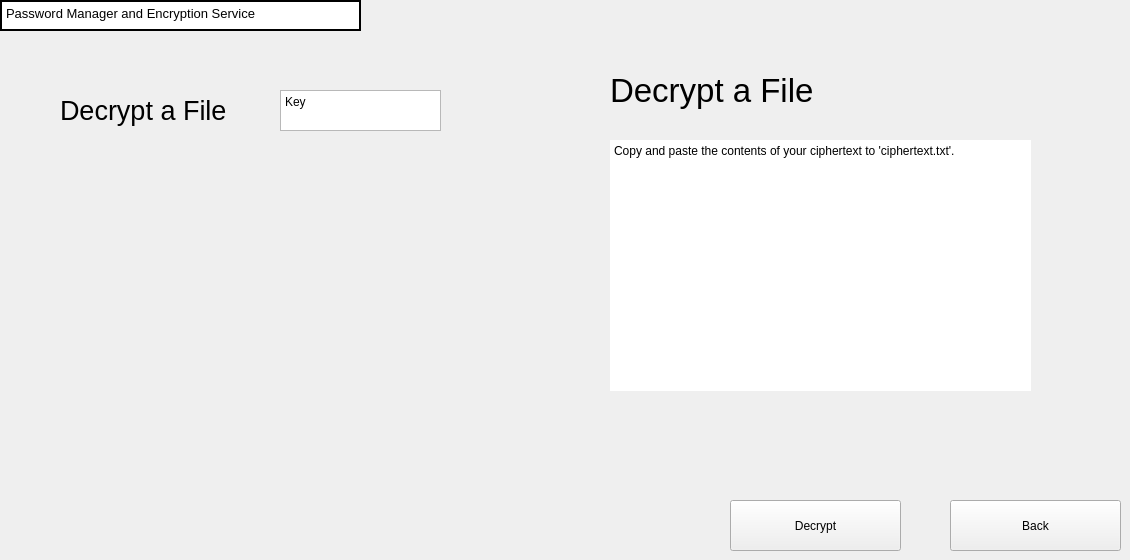
    <widget class="QWidget" name="DecryptFilePage">
     <widget class="QPlainTextEdit" name="DecryptDesc">
      <property name="geometry">
       <rect>
        <x>610</x>
        <y>140</y>
        <width>421</width>
        <height>251</height>
       </rect>
      </property>
      <property name="frameShape">
       <enum>QFrame::NoFrame</enum>
      </property>
      <property name="readOnly">
       <bool>true</bool>
      </property>
      <property name="plainText">
       <string>Copy and paste the contents of your ciphertext to 'ciphertext.txt'.
</string>
      </property>
     </widget>
     <widget class="QPlainTextEdit" name="DecryptKey">
      <property name="geometry">
       <rect>
        <x>280</x>
        <y>90</y>
        <width>161</width>
        <height>41</height>
       </rect>
      </property>
      <property name="plainText">
       <string>Key</string>
      </property>
     </widget>
     <widget class="QPushButton" name="DecryptDecryptBTN">
      <property name="geometry">
       <rect>
        <x>730</x>
        <y>500</y>
        <width>171</width>
        <height>51</height>
       </rect>
      </property>
      <property name="text">
       <string>Decrypt</string>
      </property>
     </widget>
     <widget class="QPushButton" name="DecryptBackBTN">
      <property name="geometry">
       <rect>
        <x>950</x>
        <y>500</y>
        <width>171</width>
        <height>51</height>
       </rect>
      </property>
      <property name="text">
       <string>Back</string>
      </property>
     </widget>
     <widget class="QPlainTextEdit" name="LogoBannerTXT_9">
      <property name="geometry">
       <rect>
        <x>0</x>
        <y>0</y>
        <width>361</width>
        <height>31</height>
       </rect>
      </property>
      <property name="font">
       <font>
        <pointsize>10</pointsize>
        <bold>false</bold>
       </font>
      </property>
      <property name="frameShape">
       <enum>QFrame::WinPanel</enum>
      </property>
      <property name="frameShadow">
       <enum>QFrame::Plain</enum>
      </property>
      <property name="verticalScrollBarPolicy">
       <enum>Qt::ScrollBarAlwaysOff</enum>
      </property>
      <property name="horizontalScrollBarPolicy">
       <enum>Qt::ScrollBarAlwaysOff</enum>
      </property>
      <property name="readOnly">
       <bool>true</bool>
      </property>
      <property name="plainText">
       <string>Password Manager and Encryption Service</string>
      </property>
     </widget>
     <widget class="QLabel" name="DeleteCipher_4">
      <property name="geometry">
       <rect>
        <x>610</x>
        <y>70</y>
        <width>241</width>
        <height>41</height>
       </rect>
      </property>
      <property name="font">
       <font>
        <pointsize>25</pointsize>
        <bold>false</bold>
       </font>
      </property>
      <property name="text">
       <string>Decrypt a File</string>
      </property>
     </widget>
     <widget class="QLabel" name="DeleteCipher_5">
      <property name="geometry">
       <rect>
        <x>60</x>
        <y>90</y>
        <width>241</width>
        <height>41</height>
       </rect>
      </property>
      <property name="font">
       <font>
        <pointsize>20</pointsize>
        <bold>false</bold>
       </font>
      </property>
      <property name="text">
       <string>Decrypt a File</string>
      </property>
     </widget>
    </widget>
